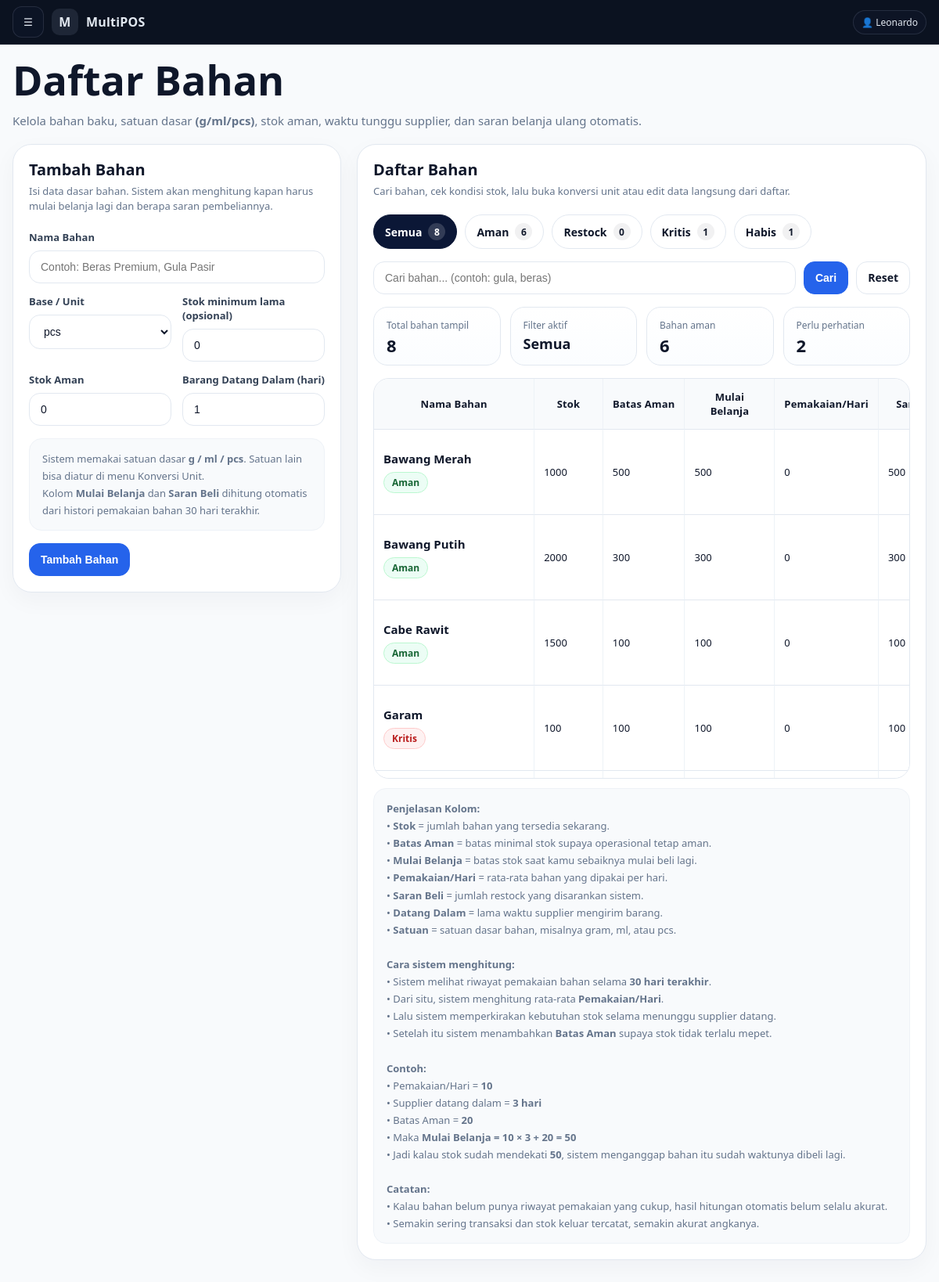
Screenshot of /advance/admin_persediaan_bahan.php (signed in) with the database file from the repository.
### tables this page shows
CREATE TABLE `ingredients` (
  `id` int(11) NOT NULL,
  `store_id` int(11) NOT NULL,
  `name` varchar(120) NOT NULL,
  `unit` varchar(20) NOT NULL DEFAULT 'pcs',
  `stock` decimal(12,3) NOT NULL DEFAULT 0.000,
  `min_stock` decimal(12,3) NOT NULL DEFAULT 0.000,
  `safety_stock` decimal(12,3) NOT NULL DEFAULT 0.000,
  `lead_time_days` int(11) NOT NULL DEFAULT 1,
  `reorder_point` decimal(12,3) NOT NULL DEFAULT 0.000,
  `avg_daily_usage` decimal(12,3) NOT NULL DEFAULT 0.000,
  `suggested_restock_qty` decimal(12,3) NOT NULL DEFAULT 0.000,
  `is_active` tinyint(1) NOT NULL DEFAULT 1,
  `created_at` datetime NOT NULL DEFAULT current_timestamp(),
  `updated_at` datetime DEFAULT NULL
);

### config/inventory.php (called while the page is built, shortened)
<?php
if (!function_exists('inv_get_ingredient_stock_status')) {
  function inv_get_ingredient_stock_status(float $stock, float $safetyStock, float $reorderPoint): array {
    if ($stock <= 0) {
      return [
        'key'   => 'habis',
        'label' => 'Habis',
      ];
    }
    if ($stock <= $safetyStock) {
      return [
        'key'   => 'kritis',
        'label' => 'Kritis',
      ];
    }
    return [
      'key'   => 'aman',
      'label' => 'Aman',
    ];
  }
}

### advance/admin_persediaan_bahan.php (the view, shortened to what this page needs)
<?php
require __DIR__ . '/../config/db.php';
require_once __DIR__ . '/../config/inventory.php';
$adminId = (int)auth_user()['id'];
$st = $pdo->prepare("SELECT id, name FROM stores WHERE owner_admin_id=? AND is_active=1 LIMIT 1");
$st->execute([$adminId]);
$store = $st->fetch(PDO::FETCH_ASSOC);
$storeId = (int)$store['id'];
$statusFilter = strtolower(trim((string)($_GET['status'] ?? 'semua')));
$editId  = (int)($_GET['edit'] ?? 0);
$editRow = $editId ? inv_ingredient_of_store($pdo, $editId, $storeId) : null;
$q = trim((string)($_GET['q'] ?? ''));
$params = [$storeId];
$sql = "
  SELECT
    id, name, stock, min_stock, safety_stock, lead_time_days,
    avg_daily_usage, reorder_point, suggested_restock_qty,
    unit, is_active,
    COALESCE(updated_at, created_at) AS last_at
  FROM ingredients
  WHERE store_id=? AND is_active=1
";
$sql .= " ORDER BY name ASC";
$list = $pdo->prepare($sql);
$list->execute($params);
$rawRows = $list->fetchAll(PDO::FETCH_ASSOC);
$rows = [];
$stats = [
  'semua' => 0,
  'aman' => 0,
  'restock' => 0,
  'kritis' => 0,
  'habis' => 0,
];
foreach ($rawRows as $r) {
  $stock = (float)$r['stock'];
  $safety = (float)$r['safety_stock'];
  $rop = (float)$r['reorder_point'];
  $avg = (float)$r['avg_daily_usage'];
  $suggested = (float)$r['suggested_restock_qty'];
  $status = inv_get_ingredient_stock_status($stock, $safety, $rop);
  $statusKey = (string)($status['key'] ?? 'aman');
  $r['status'] = $status;
  $r['stock_txt'] = rtrim(rtrim(number_format($stock, 3, '.', ''), '0'), '.');
  $r['safety_txt'] = rtrim(rtrim(number_format($safety, 3, '.', ''), '0'), '.');
  $r['rop_txt'] = rtrim(rtrim(number_format($rop, 3, '.', ''), '0'), '.');
  $r['avg_txt'] = rtrim(rtrim(number_format($avg, 3, '.', ''), '0'), '.');
  $r['suggested_txt'] = rtrim(rtrim(number_format($suggested, 3, '.', ''), '0'), '.');
  $stats['semua']++;
  if (isset($stats[$statusKey])) {
    $stats[$statusKey]++;
  }
  $rows[] = $r;
}
$statusLabels = [
  'semua' => 'Semua',
  'aman' => 'Aman',
  'restock' => 'Restock',
  'kritis' => 'Kritis',
  'habis' => 'Habis',
];
require __DIR__ . '/../publik/partials/admin_layout_top.php';
?>
<div class="bahan-page">
  <div class="wrap">
    <div class="page-head">
      <div>
        <h1>Daftar Bahan</h1>
        <p class="sub">
          Kelola bahan baku, satuan dasar <b>(g/ml/pcs)</b>, stok aman, waktu tunggu supplier, dan saran belanja ulang otomatis.
        </p>
      </div>
    </div>
    <div class="grid">
      <div class="sticky-form">
        <div class="panel">
          <div class="panel-head">
            <div>
              <h3><?= $editRow ? 'Edit Bahan' : 'Tambah Bahan' ?></h3>
              <p class="panel-note">
                Isi data dasar bahan. Sistem akan menghitung kapan harus mulai belanja lagi dan berapa saran pembeliannya.
              </p>
            </div>
          </div>
          <div class="panel-body">
            <form method="post">
              <div class="field">
                <label>Nama Bahan</label>
                <input
                  name="name"
                  required
                  placeholder="Contoh: Beras Premium, Gula Pasir"
                  value="<?= htmlspecialchars((string)($editRow['name'] ?? '')) ?>"
                >
              </div>
              <div class="row2 field">
                <div>
                  <label>Base / Unit</label>
                  <?php $u = (string)($editRow['unit'] ?? 'pcs'); ?>
                  <select name="unit">
                    <optgroup label="Butir (pcs)">
                      <option value="pcs" <?= $u === 'pcs' ? 'selected' : '' ?>>pcs</option>
                    </optgroup>
                  </select>
                </div>
                <div>
                  <label>Stok minimum lama (opsional)</label>
                  <input
                    type="number"
                    step="0.001"
                    min="0"
                    name="min_stock"
                    value="<?= htmlspecialchars((string)($editRow['min_stock'] ?? '0')) ?>"
                  >
                </div>
              </div>
              <div class="row2 field">
                <div>
                  <label>Stok Aman</label>
                  <input
                    type="number"
                    step="0.001"
                    min="0"
                    name="safety_stock"
                    value="<?= htmlspecialchars((string)($editRow['safety_stock'] ?? '0')) ?>"
                  >
                </div>
                <div>
                  <label>Barang Datang Dalam (hari)</label>
                  <input
                    type="number"
                    step="1"
                    min="1"
                    name="lead_time_days"
                    value="<?= htmlspecialchars((string)($editRow['lead_time_days'] ?? '1')) ?>"
                  >
                </div>
              </div>
              <div class="hint" style="margin-top:16px;">
                Sistem memakai satuan dasar <b>g / ml / pcs</b>. Satuan lain bisa diatur di menu Konversi Unit.
                <br>
                Kolom <b>Mulai Belanja</b> dan <b>Saran Beli</b> dihitung otomatis dari histori pemakaian bahan 30 hari terakhir.
              </div>
              <div class="actions-row">
                <button class="btn" type="submit"><?= $editRow ? 'Simpan Perubahan' : 'Tambah Bahan' ?></button>
              </div>
            </form>
          </div>
        </div>
      </div>
      <div class="panel">
        <div class="panel-head">
          <div>
            <h3>Daftar Bahan</h3>
            <p class="panel-note">
              Cari bahan, cek kondisi stok, lalu buka konversi unit atau edit data langsung dari daftar.
            </p>
          </div>
        </div>
        <div class="panel-body">
          <div class="toolbar">
            <div class="status-pills">
              <?php foreach ($statusLabels as $key => $label): ?>
                <?php
                  $statusUrl = 'admin_persediaan_bahan.php?status=' . urlencode($key);
                ?>
                <a class="status-chip <?= $statusFilter === $key ? 'active' : '' ?>" href="<?= htmlspecialchars($statusUrl) ?>">
                  <span><?= htmlspecialchars($label) ?></span>
                  <span class="count"><?= (int)($stats[$key] ?? 0) ?></span>
                </a>
              <?php endforeach; ?>
            </div>
            <form method="get" class="searchbar" action="admin_persediaan_bahan.php">
              <input type="text" name="q" value="<?= htmlspecialchars($q) ?>" placeholder="Cari bahan... (contoh: gula, beras)">
              <button class="btn" type="submit">Cari</button>
              <a class="btn-ghost" href="admin_persediaan_bahan.php">Reset</a>
            </form>
            <div class="summary-row">
              <div class="summary-card">
                <div class="summary-label">Total bahan tampil</div>
                <div class="summary-value"><?= count($rows) ?></div>
              </div>
              <div class="summary-card">
                <div class="summary-label">Filter aktif</div>
                <div class="summary-value" style="font-size:18px;"><?= htmlspecialchars($statusLabels[$statusFilter] ?? 'Semua') ?></div>
              </div>
              <div class="summary-card">
                <div class="summary-label">Bahan aman</div>
                <div class="summary-value"><?= (int)$stats['aman'] ?></div>
              </div>
              <div class="summary-card">
                <div class="summary-label">Perlu perhatian</div>
                <div class="summary-value"><?= (int)$stats['restock'] + (int)$stats['kritis'] + (int)$stats['habis'] ?></div>
              </div>
            </div>
          </div>
          <div class="desktop-table" style="margin-top:16px;">
            <div class="table-shell">
              <div class="table-scroll">
                <table class="tbl">
                  <thead>
                    <tr>
                      <th style="width:250px;">Nama Bahan</th>
                      <th style="width:100px;">Stok</th>
                      <th style="width:120px;">Batas Aman</th>
                      <th style="width:130px;">Mulai Belanja</th>
                      <th style="width:120px;">Pemakaian/Hari</th>
                      <th style="width:130px;">Saran Beli</th>
                    </tr>
                  </thead>
                  <tbody>
                    <?php if (!$rows): ?>
                      <tr>
                        <td colspan="10">
                          <div class="empty-state"><?= $q !== '' ? 'Tidak ada bahan yang cocok dengan pencarian/filter.' : 'Belum ada bahan.' ?></div>
                        </td>
                      </tr>
                    <?php else: ?>
                      <?php foreach ($rows as $r): ?>
                        <tr>
                          <td>
                            <div class="ingredient-name">
                              <div class="ingredient-main"><?= htmlspecialchars((string)$r['name']) ?></div>
                              <div>
                                <span class="pill-status pill-<?= htmlspecialchars((string)$r['status']['key']) ?>">
                                  <?= htmlspecialchars((string)$r['status']['label']) ?>
                                </span>
                              </div>
                            </div>
                          </td>
                          <td><?= htmlspecialchars((string)$r['stock_txt']) ?></td>
                          <td><?= htmlspecialchars((string)$r['safety_txt']) ?></td>
                          <td><?= htmlspecialchars((string)$r['rop_txt']) ?></td>
                          <td><?= htmlspecialchars((string)$r['avg_txt']) ?></td>
                          <td><?= htmlspecialchars((string)$r['suggested_txt']) ?></td>
                        </tr>
                      <?php endforeach; ?>
                    <?php endif; ?>
                  </tbody>
                </table>
              </div>
            </div>
            <div class="hint" style="margin-top:12px;">
              <b>Penjelasan Kolom:</b><br>
              • <b>Stok</b> = jumlah bahan yang tersedia sekarang.<br>
              • <b>Batas Aman</b> = batas minimal stok supaya operasional tetap aman.<br>
              • <b>Mulai Belanja</b> = batas stok saat kamu sebaiknya mulai beli lagi.<br>
              • <b>Pemakaian/Hari</b> = rata-rata bahan yang dipakai per hari.<br>
              • <b>Saran Beli</b> = jumlah restock yang disarankan sistem.<br>
              • <b>Datang Dalam</b> = lama waktu supplier mengirim barang.<br>
              • <b>Satuan</b> = satuan dasar bahan, misalnya gram, ml, atau pcs.
              <br><br>
              <b>Cara sistem menghitung:</b><br>
              • Sistem melihat riwayat pemakaian bahan selama <b>30 hari terakhir</b>.<br>
              • Dari situ, sistem menghitung rata-rata <b>Pemakaian/Hari</b>.<br>
              • Lalu sistem memperkirakan kebutuhan stok selama menunggu supplier datang.<br>
              • Setelah itu sistem menambahkan <b>Batas Aman</b> supaya stok tidak terlalu mepet.<br>
              <br>
              <b>Contoh:</b><br>
              • Pemakaian/Hari = <b>10</b><br>
              • Supplier datang dalam = <b>3 hari</b><br>
              • Batas Aman = <b>20</b><br>
              • Maka <b>Mulai Belanja = 10 × 3 + 20 = 50</b><br>
              • Jadi kalau stok sudah mendekati <b>50</b>, sistem menganggap bahan itu sudah waktunya dibeli lagi.
              <br><br>
              <b>Catatan:</b><br>
              • Kalau bahan belum punya riwayat pemakaian yang cukup, hasil hitungan otomatis belum selalu akurat.<br>
              • Semakin sering transaksi dan stok keluar tercatat, semakin akurat angkanya.
            </div>
          </div>
        </div>
      </div>
    </div>
  </div>
</div>
<?php require __DIR__ . '/../publik/partials/admin_layout_bottom.php'; ?>

### publik/partials/admin_layout_top.php (style rules this page uses)
:root { --bg:#0b1220; --panel:#0f172a; --panel2:#111c34; --text:#e2e8f0; --muted:#94a3b8; --card:#ffffff; --border:#e2e8f0; --content-bg:#f8fafc; --accent:#2563eb; --danger:#ef4444; }
* { box-sizing:border-box }
html,body { height:100% }
body { margin:0; font-family: ui-sans-serif, system-ui, -apple-system, Segoe UI, Roboto, Helvetica, Arial, "Apple Color Emoji","Segoe UI Emoji"; background: var(--content-bg); color:#0f172a; }
a { color:inherit }

### rows the page displays
ingredients: name "Bawang Merah", label "Aman", stock_txt "1000", safety_txt "500", rop_txt "500", avg_txt "0", suggested_txt "500"
ingredients: name "Bawang Putih", label "Aman", stock_txt "2000", safety_txt "300", rop_txt "300", avg_txt "0", suggested_txt "300"
ingredients: name "Cabe Rawit", label "Aman", stock_txt "1500", safety_txt "100", rop_txt "100", avg_txt "0", suggested_txt "100"
ingredients: name "Garam", label "Kritis", stock_txt "100", safety_txt "100", rop_txt "100", avg_txt "0", suggested_txt "100"

### other values shown
mb_substr((string)$appName, 0, 1) "M"
$appName "MultiPOS"
$userName "Leonardo"
$label "Semua"
$stats[$key] "8"
$label "Aman"
$stats[$key] "6"
$label "Restock"
$stats[$key] "0"
$label "Kritis"
$stats[$key] "1"
$label "Habis"
count($rows) "8"
$statusLabels[$statusFilter] "Semua"
$stats['aman'] "6"
